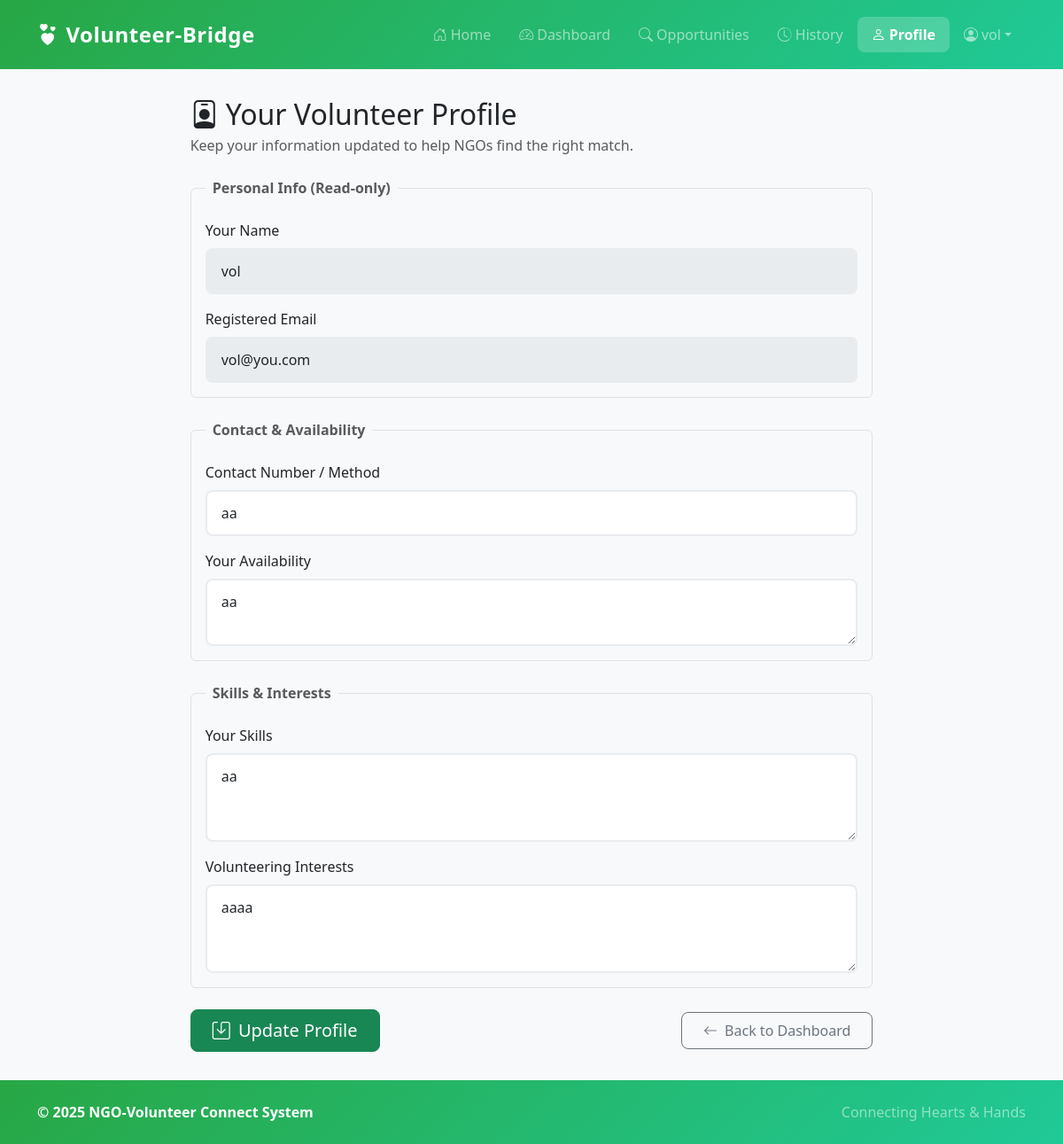
The page /volunteer/profile (signed in) on the database its author committed.
### tables this page shows
CREATE TABLE volunteers (
        id INTEGER PRIMARY KEY AUTOINCREMENT,
        name TEXT NOT NULL,
        email TEXT NOT NULL UNIQUE,
        password TEXT NOT NULL,
        contact TEXT,
        interests TEXT,
        skills TEXT,
        availability TEXT
    );

### app.py (the view, shortened to what this page needs)
@app.route('/volunteer/profile', methods=['GET', 'POST'])
@login_required
def volunteer_profile():
    if session.get('user_type') != 'volunteer':
        flash('Access denied.', 'danger')
        return redirect(url_for('home'))
    volunteer_id = session.get('user_id')
    conn = sqlite3.connect('database/ngo_volunteer.db')
    conn.row_factory = sqlite3.Row
    cursor = conn.cursor()
    cursor.execute('SELECT * FROM volunteers WHERE id = ?', (volunteer_id,))
    volunteer = cursor.fetchone()
    conn.close()
    if not volunteer:
        flash('Volunteer profile not found.', 'danger')
        return redirect(url_for('volunteer_dashboard'))
    return render_template('volunteer_profile.html', volunteer=volunteer)

### app.py (called while the page is built)
@app.context_processor
def inject_now():
    return {'now': datetime.datetime.utcnow()}

def login_required(f):
    @wraps(f)
    def decorated_function(*args, **kwargs):
        if 'user_id' not in session:
            flash('Please log in to access this page.', 'warning')
            return redirect(url_for('login'))
        return f(*args, **kwargs)
    return decorated_function

### templates/volunteer_profile.html (shortened to what this page needs)
{% extends 'base.html' %}
{% block content %}
<div class="row justify-content-center">
    <div class="col-md-9 col-lg-8">
        <div class="form-container">
            <h2 class="mb-1"><i class="bi bi-person-badge me-2"></i>Your Volunteer Profile</h2>
            <p class="text-muted mb-4">Keep your information updated to help NGOs find the right match.</p>
            <form method="post">
                 <fieldset class="mb-4 p-3 border rounded">
                    <legend class="fs-6 fw-semibold text-muted float-none w-auto px-2">Personal Info (Read-only)</legend>
                     <div class="mb-3">
                        <label for="name" class="form-label">Your Name</label>
                        <input type="text" id="name" class="form-control" value="{{ volunteer.name }}" readonly disabled>
                    </div>
                     <div class="mb-0">
                        <label for="email" class="form-label">Registered Email</label>
                        <input type="email" id="email" class="form-control" value="{{ volunteer.email }}" readonly disabled>
                    </div>
                </fieldset>
                <fieldset class="mb-4 p-3 border rounded">
                    <legend class="fs-6 fw-semibold text-muted float-none w-auto px-2">Contact & Availability</legend>
                     <div class="mb-3">
                        <label for="contact" class="form-label">Contact Number / Method</label>
                        <input type="text" class="form-control" id="contact" name="contact" value="{{ volunteer.contact or '' }}" placeholder="e.g., Your phone number or preferred contact">
                    </div>
                    <div class="mb-0">
                        <label for="availability" class="form-label">Your Availability</label>
                        <textarea class="form-control" id="availability" name="availability" rows="2" placeholder="E.g., Weekends, Monday evenings, Flexible during summer, etc.">{{ volunteer.availability or '' }}</textarea>
                    </div>
                </fieldset>
                <fieldset class="mb-4 p-3 border rounded">
                    <legend class="fs-6 fw-semibold text-muted float-none w-auto px-2">Skills & Interests</legend>
                     <div class="mb-3">
                        <label for="skills" class="form-label">Your Skills</label>
                        <textarea class="form-control" id="skills" name="skills" rows="3" placeholder="List skills relevant to volunteering (e.g., Teaching, Web Design, Event Planning, Cooking, Driving License, First Aid)">{{ volunteer.skills or '' }}</textarea>
                    </div>
                    <div class="mb-0">
                        <label for="interests" class="form-label">Volunteering Interests</label>
                        <textarea class="form-control" id="interests" name="interests" rows="3" placeholder="What causes or types of work are you passionate about? (e.g., Environment, Education, Animal Welfare, Community Support)">{{ volunteer.interests or '' }}</textarea>
                    </div>
                </fieldset>
                <div class="d-flex justify-content-between align-items-center mt-4">
                    <button type="submit" class="btn btn-success btn-lg"><i class="bi bi-save me-1"></i> Update Profile</button>
                    <a href="{{ url_for('volunteer_dashboard') }}" class="btn btn-outline-secondary"><i class="bi bi-arrow-left me-1"></i> Back to Dashboard</a>
                </div>
            </form>
        </div>
    </div>
</div>
{% endblock %}

### templates/base.html (shortened to what this page needs)
<!doctype html>
<html lang="en">
<head>
    <link href="https://cdn.jsdelivr.net/npm/bootstrap@5.3.2/dist/css/bootstrap.min.css" rel="stylesheet">
    <link rel="stylesheet" href="https://cdn.jsdelivr.net/npm/bootstrap-icons@1.11.1/font/bootstrap-icons.css">
    <link href="https://unpkg.com/aos@2.3.1/dist/aos.css" rel="stylesheet">
</head>
<body>
    <nav class="navbar navbar-expand-lg navbar-dark sticky-top">
        <div class="container">
            <a class="navbar-brand" href="{{ url_for('home') }}">
                <i class="bi bi-hearts me-2"></i>Volunteer-Bridge
            </a>
            <div class="collapse navbar-collapse" id="navbarNav">
                <ul class="navbar-nav ms-auto mb-2 mb-lg-0 align-items-lg-center">
                    <li class="nav-item">
                        <a class="nav-link {% if request.endpoint == 'home' %}active{% endif %}" href="{{ url_for('home') }}">
                            <i class="bi bi-house-door me-1"></i>Home
                        </a>
                    </li>
                    {% if session.user_id %}
                        {% if session.user_type == 'ngo' %}
                            <li class="nav-item">
                                <a class="nav-link {% if request.endpoint == 'ngo_dashboard' %}active{% endif %}" href="{{ url_for('ngo_dashboard') }}">
                                    <i class="bi bi-speedometer2 me-1"></i>Dashboard
                                </a>
                            </li>
                            <li class="nav-item">
                                <a class="nav-link {% if request.endpoint == 'ngo_profile' %}active{% endif %}" href="{{ url_for('ngo_profile') }}">
                                    <i class="bi bi-building me-1"></i>Profile
                                </a>
                            </li>
                        {% else %}
                            <li class="nav-item">
                                <a class="nav-link {% if request.endpoint == 'volunteer_dashboard' %}active{% endif %}" href="{{ url_for('volunteer_dashboard') }}">
                                    <i class="bi bi-speedometer2 me-1"></i>Dashboard
                                </a>
                            </li>
                            <li class="nav-item">
                                <a class="nav-link {% if request.endpoint == 'volunteer_opportunities' %}active{% endif %}" href="{{ url_for('volunteer_opportunities') }}">
                                    <i class="bi bi-search me-1"></i>Opportunities
                                </a>
                            </li>
                            <li class="nav-item">
                                <a class="nav-link {% if request.endpoint == 'volunteer_history' %}active{% endif %}" href="{{ url_for('volunteer_history') }}">
                                    <i class="bi bi-clock-history me-1"></i>History
                                </a>
                            </li>
                            <li class="nav-item">
                                <a class="nav-link {% if request.endpoint == 'volunteer_profile' %}active{% endif %}" href="{{ url_for('volunteer_profile') }}">
                                    <i class="bi bi-person me-1"></i>Profile
                                </a>
                            </li>
                        {% endif %}
                        <li class="nav-item dropdown">
                            <a class="nav-link dropdown-toggle d-flex align-items-center" href="#" id="navbarUserDropdown" role="button" data-bs-toggle="dropdown">
                                <i class="bi bi-person-circle me-1"></i> {{ session.user_name }}
                            </a>
                        </li>
                    {% endif %}
                </ul>
            </div>
        </div>
    </nav>
    <main class="container container-main">
        {% block content %}{% endblock %}
    </main>
    <footer class="py-4">
        <div class="container">
            <div class="row align-items-center">
                <div class="col-md-6 text-center text-md-start">
                    <span class="fw-bold">© {{ now.year }} NGO-Volunteer Connect System</span>
                </div>
                <div class="col-md-6 text-center text-md-end">
                    <span class="text-white-50">Connecting Hearts & Hands</span>
                </div>
            </div>
        </div>
    </footer>
</body>
</html>

### templates/base.html (style rules this page uses)
:root { --primary-color: #28a745; --primary-dark: #1e7e34; --primary-light: #d4edda; --secondary-color: #6c757d; --accent-color: #20c997; --background-light: #f8f9fa; --text-dark: #212529; --text-light: #6c757d; }
body { min-height: 100vh; display: flex; flex-direction: column; background: var(--background-light); font-family: 'Segoe UI', system-ui, -apple-system, sans-serif; }
.navbar { background: linear-gradient(135deg, var(--primary-color), var(--accent-color)) !important; padding: 1rem 0; transition: all 0.3s ease; }
.navbar-brand { font-size: 1.5rem; font-weight: 700; letter-spacing: 0.5px; }
.nav-link { font-weight: 500; padding: 0.5rem 1rem !important; border-radius: 8px; transition: all 0.3s ease; }
.nav-link.active { background: rgba(255, 255, 255, 0.2); font-weight: 600; }
.btn { border-radius: 8px; padding: 0.5rem 1.5rem; font-weight: 500; transition: all 0.3s ease; }
.form-control { border-radius: 8px; padding: 0.75rem 1rem; border: 2px solid #e9ecef; transition: all 0.3s ease; }
footer { background: linear-gradient(135deg, var(--primary-color), var(--accent-color)) !important; color: white !important; padding: 2rem 0 !important; margin-top: auto; }
.fade-up { opacity: 0; transform: translateY(20px); transition: all 0.6s ease; }
.fade-up.active { opacity: 1; transform: translateY(0); }
.container-main { max-width: 1200px; margin: 0 auto; padding: 2rem 1rem; }

### rows shown on the page
volunteers: user_name "vol", name "vol", email "vol@you.com", contact "aa", availability "aa", skills "aa", interests "aaaa"
